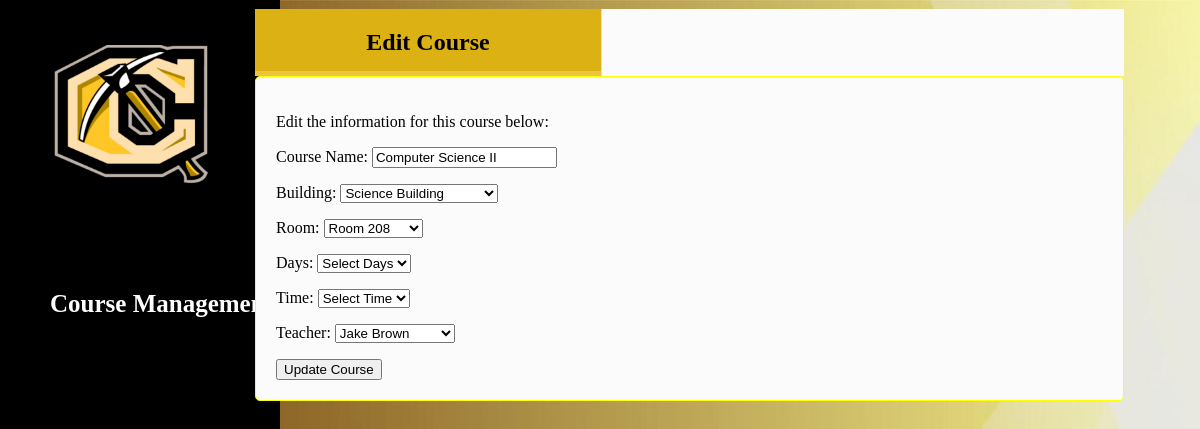
The app's page /code/middleend/edit_course.php?courseid=5 with its own data.
### tables this page shows
CREATE TABLE `course` (
  `courseid` bigint(20) NOT NULL,
  `coursedesc` varchar(400) NOT NULL,
  `building` varchar(25) NOT NULL,
  `room` varchar(25) NOT NULL,
  `time` varchar(25) NOT NULL,
  `days` varchar(10) NOT NULL,
  `facultyid` bigint(20) NOT NULL
);

CREATE TABLE `building` (
  `buildingid` bigint(20) NOT NULL,
  `buildingdesc` varchar(400) NOT NULL,
  `orderby` int(10) NOT NULL,
  `isactive` binary(3) NOT NULL
);

CREATE TABLE `faculty` (
  `id` bigint(20) NOT NULL,
  `firstname` varchar(50) NOT NULL,
  `lastname` varchar(50) NOT NULL,
  `office` varchar(50) NOT NULL,
  `email` varchar(150) NOT NULL,
  `phonenumber` varchar(10) NOT NULL,
  `facultyrole` varchar(50) NOT NULL
);

### code/middleend/edit_course.php (the view, shortened to what this page needs)
<?php
include "db_connect.php";
$courseid = $_GET['courseid'] ?? null;
$buildings = $conn->query("SELECT buildingdesc FROM building");
$rooms = $conn->query("SELECT roomdesc FROM room");
$teachers = $conn->query("SELECT id, firstname, lastname FROM faculty");
$stmt = $conn->prepare("SELECT * FROM course WHERE courseid = ?");
$stmt->bind_param("i", $courseid);
$stmt->execute();
$result = $stmt->get_result();
$course = $result->fetch_assoc();
?>
<!DOCTYPE html>
<html>
<head>
    <link rel="stylesheet" href="../../assets/css/style.css" />
    <link href="https://unpkg.com/boxicons@2.1.4/css/boxicons.min.css" rel="stylesheet">
</head>
<body class="admin">
    <ul class="sidebar">
        <img src="../../assets/images/cameron.png" class="logo">
        <div><li><a>Course Management</a></li></div>
    </ul>
    <div class="action-box">
        <div class="tabs">
            <ol>
                <li class="active">
                    <span class="text">Edit Course</span>
                </li>
            </ol>
        </div>
        <div class="content">
            <div class="tab_wrap">
                <div><p>Edit the information for this course below:</p></div>
                <div>
                    <form method="post">
                        <p>Course Name: <input type="text" name="coursedesc" value="<?= htmlspecialchars($course['coursedesc']) ?>" required></p>
                        <div class="input-box">
                        <p>Building:
                            <select name="building" required>
                                <?php while ($b = $buildings->fetch_assoc()): ?>
                                    <option value="<?= htmlspecialchars($b['buildingdesc']) ?>" <?= $b['buildingdesc'] === $course['building'] ? 'selected' : '' ?>>
                                        <?= htmlspecialchars($b['buildingdesc']) ?>
                                    </option>
                                <?php endwhile; ?>
                            </select>
                        </p>
                        </div>
                        <div class="input-box">
                        <p>Room:
                            <select name="room" required>
                                <?php while ($r = $rooms->fetch_assoc()): ?>
                                    <option value="<?= htmlspecialchars($r['roomdesc']) ?>" <?= $r['roomdesc'] === $course['room'] ? 'selected' : '' ?>>
                                        <?= htmlspecialchars($r['roomdesc']) ?>
                                    </option>
                                <?php endwhile; ?>
                            </select>
                        </p>
                        </div>
                        <div class="input-box">
                        <p>Days:
                            <select name="days" required>
                                <option value="">Select Days</option>
                            </select>
                        </p>
                        </div>
                        <div class="input-box">
                        <p>Time:
                            <select name="time" required>
                                <option value="">Select Time</option>
                            </select>
                        </p>
                        </div>
                        <div class="input-box">
                        <p>Teacher:
                            <select name="facultyid" required>
                                <?php while ($t = $teachers->fetch_assoc()): ?>
                                    <option value="<?= $t['id'] ?>" <?= $t['id'] == $course['facultyid'] ? 'selected' : '' ?>>
                                        <?= htmlspecialchars($t['firstname'] . ' ' . $t['lastname']) ?>
                                    </option>
                                <?php endwhile; ?>
                            </select>
                        </p>
                        </div>
                        <button type="submit">Update Course</button>
                    </form>
                </div>
            </div>
        </div>
    </div>
</body>
</html>

### assets/css/style.css (style rules this page uses)
html, body { margin: 0; padding: 0; overflow: auto; width: 100%; height: 100%; }
.login, .advisor, .admin , .faculty { width: 100%; min-height: 100vh; background: url('../images/background.jpg') no-repeat; background-size: cover; background-position: center; }
.text { font-size: 24px; margin: 20px 0; padding:20px }
ul.sidebar { list-style-type: none; margin: -20px; padding: -20px; width: 260px; background-color: black; position: fixed; height: 120%; overflow: auto; text-align: center; }
.logo { display: flex; margin-left: 0px; margin-right: auto; margin-top: 50px; height: 200px; width: 200px; padding: 15px; }
li a { display: block; color: #fff; font-size: 25px; font-weight: bold; padding: 30px 0 30px 30px; text-decoration: none; text-align: left; }
.action-box { position: absolute; width: 75%; height: 750px; top: 50%; left: 50%; transform: translate(-40%, -50%); border-radius: 10px; margin-top: 20x; }
.tabs ol { display: flex; margin: 0 auto; padding: 0px; margin-top: -1em; text-align: center; background: #fbfbfb;; margin-left: 15px; margin-right: 16px; }
.tabs ol li { width: 306px; padding: 20px; border-right: 1px solid #dddddd; text-align: center; list-style-type: none; font-size: 14px; font-weight: 600; cursor: pointer; transition: all 0.2s ease; position: relative; }
.tabs ol li::before { content: ""; position: absolute; bottom: 0; left: 0; width: 100%; height: 5px; background-color: #eac53e; transition: all 0.2s ease; opacity: 0; }
.tabs ol li:hover, .tabs ol li.active { background: #dcb113; color: black; }
.tabs ol li:hover:before, .tabs ol li.active:before { opacity: 1; }
.content { background: #fbfbfb; border: 1px solid yellow; border-radius: 5px; padding: 20px; margin-left: 15px; margin-right: 16px; }

### records on screen
course: coursedesc "Computer Science II", building "Science Building", room "Room 208", facultyid "Jake Brown"
